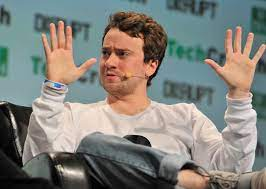
#> input picture home/profile_pics/geo.jpeg, 266 x 189 px
$ python -i blur_faces.py   (imports and definitions only)
#> lines starting #> are read from the running program, lines starting #| are printed output that depends on the picture; after the words box and inside, x2 and y2 are one past the last pixel; in counts of white or black regions, pixels touching at a corner belong together
import numpy as np
import cv2 as cv
import matplotlib.pyplot as plt

class Blur:
    def __init__(self): pass

    def plotImages(self, img):
        plt.imshow(img, cmap="gray")
        plt.axis('off')
        plt.style.use('seaborn')
        plt.show()


    def run(self, img_path):
#> called with img_path = 'profile_pics/geo.jpeg'
        image = cv.imread(img_path)
#> image is the input picture: shape (189, 266, 3); mean B, G, R 123.6, 129.8, 130.2
        gray_image = cv.cvtColor(image, cv.COLOR_BGR2GRAY)
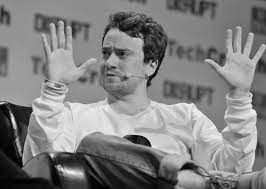
#> gray_image: shape (189, 266); min 0, max 255, mean 129.2
        harr_cascade = cv.CascadeClassifier(cv.data.haarcascades + 'haarcascade_frontalface_default.xml')


        ##self.plotImages(image)

        face_detect = cv.CascadeClassifier('/home/spyros/blog-application-django (1)/home/haarcascade_frontalface_alt.xml')
        face_cords = harr_cascade.detectMultiScale(gray_image, scaleFactor=1.1, minNeighbors=1 )
#> face_cords = [[86, 32, 55, 55]]
        print(face_cords)
#| [[86 32 55 55]]
        for x, y, w, h in face_cords:
            blur_face = image[y:y+h, x:x+w]
            blur_face = cv.GaussianBlur(blur_face,(23, 23), 30)
            image[y:y+blur_face.shape[0], x:x+blur_face.shape[1]] = blur_face
#> this loop made 1 pass
#> pass 1, in run, `blur_face = image[y:y+h, x:x+w]`:
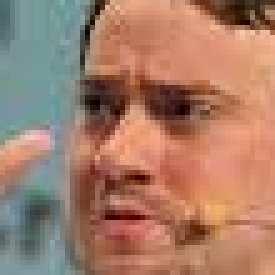
#> blur_face: shape (55, 55, 3) (shown 5 times larger); mean B, G, R 105.1, 124.6, 165.2
#> pass 1, in run, `blur_face = cv.GaussianBlur(blur_face,(23, 23), 30)`:
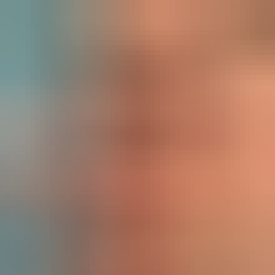
#> blur_face: shape (55, 55, 3) (shown 5 times larger); mean B, G, R 105.2, 124.7, 165.5
#> after the loop:
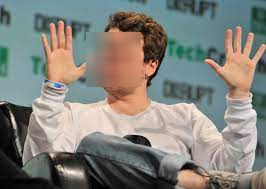
#> image: shape (189, 266, 3); 6.02% of pixels changed, all inside (x1, y1, x2, y2) = (86, 32, 141, 87)

        #show fucking image, please motherfucking piece of shit
        #cv.imshow("Blur Faces", image)
        #cv.waitKey(0)

        cv.imwrite(img_path, image)

>>> result = Blur().run('profile_pics/geo.jpeg')
